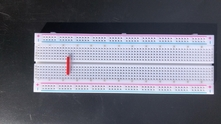
#> input picture Pre-Project Files/resized_comp_im/resized_comp_im_1.jpg, 221 x 124 px; its folder holds only this picture in this run
$ jupyter execute --allow-errors create_key_np_arrs.ipynb
#> lines starting #> are read from the running program, lines starting #| are printed output that depends on the picture; after the words box and inside, x2 and y2 are one past the last pixel; in counts of white or black regions, pixels touching at a corner belong together
ENGR190 Final Project  <br>
Reem Alkhamis and Nico Naar <br>
nnaar@g.hmc.edu <br>
ralkhamis@g.hmc.edu <br>
5/13/2020

# Edge Detection and Keystone Correction
In this section of the project, we use edge detection on a breadboard image to identify the outline and the corners of the breadboard. We also apply keystone correction on the image in order to correct any optical distortions. We save the corrected images as .npy files, which are used in the following sections of the project.

[cell 1]
import numpy as np
from skimage.io import imread, imshow
import matplotlib.pyplot as plt
from skimage.color import rgb2hsv
from skimage.color import rgb2gray
from scipy import signal
from scipy import ndimage
from operator import itemgetter
from skimage.feature import corner_harris, corner_subpix, corner_peaks
import itertools
from skimage import transform

[cell 2]
def gaussian_kernel(size, sigma=1):
    """
        Code found on https://towardsdatascience.com/canny-edge-detection-step-by-step-in-python-computer-vision-b49c3a2d8123

        Inputs:
        size = size of kernel
        sigma = std devs

        Outputs:
        g: a gaussien filter kernel. The image is then convolved with the
           kernel to smooth/blurr it
    """
    ###
    if (size%2 == 0):
        print('Use odd kernel size for gaussian kernel!!!')
    ###
    size = int(size) // 2
    x, y = np.mgrid[-size:size+1, -size:size+1]
    normal = 1 / (2.0 * np.pi * sigma**2)
    g =  np.exp(-((x**2 + y**2) / (2.0*sigma**2))) * normal

    return g

[cell 3]
def sobel_filters(im):

    '''
    Inputs:
    im: image after applying gaussian filter

    Outputs:
    G: magnitude of the gradient
    theta: slope of the gradient

    This fucntion clculates the gradient to detect the edge intensity and direction.
    '''

    kx = np.array([[-1,0,1], [-2,0,2], [-1, 0, 1]], np.float32)
    ky = np.array([[ 1,2,1], [ 0,0,0], [-1,-2,-1]], np.float32)

    # in 1d kx = [-1 0 1] bc this gives the change in magnitude across a point
    # Note that slope matrix would be [-1 0 1] * 0.5 but the only thing that
    # matters is realtive magnitude so we can omit the *0.5

    Ix = ndimage.filters.convolve(im, kx)
    Iy = ndimage.filters.convolve(im, ky)

    G = np.hypot(Ix, Iy) # takes hypotenuse = element sqrt(Ix, Iy)
    G = G / G.max() * 255 # normalize to 255
    theta = np.arctan2(Iy, Ix)

    return G, theta

[cell 4]
# Non-max suppression

def non_max_suppression(img, D):
    """
    Inputs:
    img: output magnitude matrix from filtering step
    D: output phase matrix from filtering step (phase in radians)

    Z: the same image with thinner edges

    """
    M, N = img.shape
    Z = np.zeros((M,N), dtype=np.int32) # initialization of new image matrix Z
    angle = D * 180. / np.pi
    angle[angle < 0] += 180 #keep angle within +- 180


    for i in range(1,M-1):
        for j in range(1,N-1):
            try:

                q = 255
                r = 255

                # Runs through the phase of each pixel to figure out the direction
                # of the gradient (note that the gradient direction needs to be quantized
                # to 8 posibilities corresposding to the 8 surrounding pixels).
                # After figuring out what direction the quantized gradient is in
                # checks the pixel value in both directions of the gradient (not sure why
                # you can't just check the pixel in the direction of the gradient) and saves the
                # pixel magnitude value as q & r
                # After all that is computed, the alg. figures out if the original pixel i,j
                # has the largest magnitude value, if it does it sets pixel ij of Z to
                # pixel ij from the original image magnitude matrix.
                # if the i,j th element of the original mag matrix is not the largest value, then Z ij = 0

                #angle 0
                if (0 <= angle[i,j] < 22.5) or (157.5 <= angle[i,j] <= 180):
                    q = img[i, j+1]
                    r = img[i, j-1]
                #angle 45
                elif (22.5 <= angle[i,j] < 67.5):
                    q = img[i+1, j-1]
                    r = img[i-1, j+1]
                #angle 90
                elif (67.5 <= angle[i,j] < 112.5):
                    q = img[i+1, j]
                    r = img[i-1, j]
                #angle 135
                elif (112.5 <= angle[i,j] < 157.5):
                    q = img[i-1, j-1]
                    r = img[i+1, j+1]

                if (img[i,j] >= q) and (img[i,j] >= r):
                    Z[i,j] = img[i,j]
                else:
                    Z[i,j] = 0

            except IndexError as e:
                pass

    return Z

[cell 5]
def threshold(img, lowThresholdRatio=0.05, highThresholdRatio=0.09):
    """
    Inputs:
    img: magnitude output from non_max_suppression

    Outputs:
    strong: strong pixels that have high intensity that would contribut to
            the final edges
    weak: weak pixels that have low intensity, but not small enough to be
          considered non-relevant to edge detection
    res: other pixels that are considered non-relevant

    # Double Thresholding find 2 thresholds, choose pixels as strong, weak, not relevant
    """
    # this is a boring way to do it
    highThreshold = img.max() * highThresholdRatio;
    lowThreshold = highThreshold * lowThresholdRatio;

    M, N = img.shape
    res = np.zeros((M,N), dtype=np.int32)

    # these values are pretty random
    weak = np.int32(25)
    strong = np.int32(255)

    strong_i, strong_j = np.where(img >= highThreshold)
    zeros_i, zeros_j = np.where(img < lowThreshold)

    weak_i, weak_j = np.where((img <= highThreshold) & (img >= lowThreshold))

    res[strong_i, strong_j] = strong
    res[weak_i, weak_j] = weak

    return res, weak, strong

[cell 6]
def hysteresis(img, weak, strong=255):
    """
    Inputs:
    img: magnitude output from non_max_suppression
    weak: weak pixels that have low intensity, but not small enough to be
          considered non-relevant to edge detection

    Outputs:
    img: image after transforming weak pixels into strong ones
    """
    M, N = img.shape
    for i in range(1, M-1):
        for j in range(1, N-1):
            if (img[i,j] == weak):
                try:
                    if ((img[i+1, j-1] == strong) or (img[i+1, j] == strong) or (img[i+1, j+1] == strong)
                        or (img[i, j-1] == strong) or (img[i, j+1] == strong)
                        or (img[i-1, j-1] == strong) or (img[i-1, j] == strong) or (img[i-1, j+1] == strong)):
                        img[i, j] = strong
                    else:
                        img[i, j] = 0
                except IndexError as e:
                    pass
    return img

[cell 7]
def pos_pixels(im_mag):
    """
    Inputs:
    im_mag: the image as a binary image

    outputs:
    pos_pix_pairs: list --> [[i0,j0], [i1,j1], ...] of pixels with magnitude >0
    """
    pos_pix_pairs = [] #list of all pixels that have a mag of 1
    for i in range(im_mag.shape[0]):
        for j in range(im_mag.shape[1]):
            if(im_mag[i,j] > 0):
                pos_pix_pairs.append([i,j])
    return pos_pix_pairs

[cell 8]
def find_bread2(im_mag):
    """
    im_mag: binary image

    paths: all completed paths found in the image
    # assumes breadboard edge is not at the edge pixel of the image
    """
    pos_pix_pairs = pos_pixels(im_mag)
    #cont_const - find continuous pixels
    paths = []
    checked_pix = []
    del_pix = 1 # of pixels to check in each direction


    for ele in pos_pix_pairs:
        repeat = (ele[0], ele[1]) in checked_pix
        checked_pix.append((ele[0],ele[1]))
        path = []
        nxt = [0,0]
        nxt_ele = ele


        if(im_mag[ele[0],ele[1]] == 1):
            while(not repeat):
                nxt_ele = [nxt_ele[0]+nxt[0], nxt_ele[1]+nxt[1]]

                # defines nxt transition & a matrix of surrounding values
                surr_elements = im_mag[nxt_ele[0]-del_pix:nxt_ele[0]+del_pix+1, nxt_ele[1]-del_pix:nxt_ele[1]+del_pix+1]
                path.append((nxt_ele[0], nxt_ele[1]))

                # Checks to see if any surrounding elements have mag of 1
                if(np.sum(surr_elements) > 1):

                    # check which surrounding element ahas a magnitude of 1
                    if(im_mag[nxt_ele[0]+1,nxt_ele[1]+0] > 0 and ((nxt_ele[0] + 1, nxt_ele[1] + 0) not in checked_pix)):
                        nxt[0] = 1
                        nxt[1] = 0
                    elif(im_mag[nxt_ele[0]+0,nxt_ele[1]+1] > 0 and ((nxt_ele[0] + 0, nxt_ele[1] + 1) not in checked_pix)):
                        nxt[0] = 0
                        nxt[1] = 1
                    elif(im_mag[nxt_ele[0]-1,nxt_ele[1]+0] > 0 and ((nxt_ele[0] - 1, nxt_ele[1] + 0) not in checked_pix)):
                        nxt[0] =-1
                        nxt[1] = 0
                    elif(im_mag[nxt_ele[0]+0,nxt_ele[1]-1] > 0 and ((nxt_ele[0] + 0, nxt_ele[1] - 1) not in checked_pix)):
                        nxt[0] = 0
                        nxt[1] =-1
                    elif(im_mag[nxt_ele[0]+1,nxt_ele[1]+1] > 0 and ((nxt_ele[0] + 1, nxt_ele[1] + 1) not in checked_pix)):
                        nxt[0] = 1
                        nxt[1] = 1
                    elif(im_mag[nxt_ele[0]+1,nxt_ele[1]-1] > 0 and ((nxt_ele[0] + 1, nxt_ele[1] - 1) not in checked_pix)):
                        nxt[0] = 1
                        nxt[1] =-1
                    elif(im_mag[nxt_ele[0]-1,nxt_ele[1]+1] > 0 and ((nxt_ele[0] - 1, nxt_ele[1] + 1) not in checked_pix)):
                        nxt[0] =-1
                        nxt[1] = 1
                    elif(im_mag[nxt_ele[0]-1,nxt_ele[1]-1] > 0 and ((nxt_ele[0] - 1, nxt_ele[1] - 1) not in checked_pix)):
                        nxt[0] =-1
                        nxt[1] =-1
                    else:
                        nxt = [0,0]
                if( (nxt_ele[0] + nxt[0], nxt_ele[1] + nxt[1]) in checked_pix): #check this
                    repeat = 1
                else:
                    repeat = 0
                checked_pix.append((nxt_ele[0] + nxt[0], nxt_ele[1] + nxt[1]))


            # append a completed path to paths
            paths.append(path)
    return paths

[cell 9]
def show_path(im_mag, paths, thicken = False):
    """
    Inputs:
    im_mag: binary image
    paths: all found paths
    thicken: bool, used to see the path clearer

    Output:
    im_out: binary image of the longest path (likely the edge of the breadboard)

    """
    longest_path = max(paths, key=len)

    im_out = np.zeros(im_mag.shape)
    if(thicken):
        for ele in longest_path:
            im_out[ele[0], ele[1]] = 1
            im_out[ele[0]+1,ele[1]+1] = 1
            im_out[ele[0]+2,ele[1]+2] = 1
            im_out[ele[0]+3,ele[1]+3] = 1
            im_out[ele[0]-1,ele[1]-1] = 1
            im_out[ele[0]-2,ele[1]-2] = 1
            im_out[ele[0]-3,ele[1]-3] = 1

    else:
        for ele in longest_path:
            im_out[ele[0], ele[1]] = 1
    return im_out

[cell 10]
def find_corners(path_mat):
    '''
    Inputs:
    path_mat: the longest path detected (edges of breadboard)

    Outputs:
    new_corners_list: a list of the four corners of the breadboard
    in the following order: top_left, bottom_left, bottom_right, top_right
    '''


    coords = corner_peaks(corner_harris(path_mat), min_distance=1)
    coords_subpix = corner_subpix(path_mat, coords, window_size=13) # an array of potential coreners


    # getting rid of nan values
    coords_subpix = coords_subpix[np.logical_not(np.isnan(coords_subpix))]
    coords_subpix = np.asarray(coords_subpix).reshape((int(len(coords_subpix)/2), 2))

    # In order to extract out the four corners from coords_subpix, we find the point that is within a certain
    # threshold from the edges. Ex: to find the top left corner, we check each potential corner that its row is
    # within the threshold distance from the top edge and its col is within the threshold distance from left edge.
    row_min = np.amin(coords_subpix, axis = 0)[0]
    row_max = np.amax(coords_subpix, axis = 0)[0]
    col_min = np.amin(coords_subpix, axis = 0)[1]
    col_max = np.amax(coords_subpix, axis = 0)[1]

    delta_row = ((row_max-row_min)*0.1)
    delta_col = ((col_max-col_min)*0.05)

    corners_list = []
    for tuples in coords_subpix:
        # corner 1 (top left)
        if (tuples[0] >= (row_min - delta_row) and (tuples[0] < (row_min + delta_row))):
            if (tuples[1] >= (col_min - delta_col) and tuples[1] < (col_min + delta_col)):
                corners_list.append((1,[int(tuples[0]), int(tuples[1])]))
        # corner 4 (top right)
            elif (tuples[1] <= (col_max + delta_col) and tuples[1] > (col_max - delta_col)):
                corners_list.append((4, [int(tuples[0]), int(tuples[1])]))
        # corner 2 (bottom left)
        elif (tuples[0] <= (row_max + delta_row) and tuples[0] > (row_max - delta_row)):
            if (tuples[1] >= (col_min - delta_col) and tuples[1] < (col_min + delta_col)):
                corners_list.append((2, [int(tuples[0]), int(tuples[1])]))

        # corner 3 (bottm right)
            elif (tuples[1] <= (col_max + delta_col) and tuples[1] > (col_max - delta_col)):
                corners_list.append((3, [int(tuples[0]), int(tuples[1])]))


    corners_list = sorted(corners_list, key = itemgetter(0))

    new_corners_list = list(corners_list for corners_list,_ in itertools.groupby(corners_list))
    new_corners_list = [x[1] for x in new_corners_list]

    print(new_corners_list)
    new_corners_list = np.asarray(new_corners_list)

    # plot the found four corners and the path
    fig, ax = plt.subplots()
    ax.imshow(path_mat, cmap=plt.cm.gray)
    ax.plot(coords[:, 1], coords[:, 0], color='cyan', marker='o',
             linestyle='None', markersize=6)
    ax.plot(coords_subpix[:, 1], coords_subpix[:, 0], '+r', markersize=15)
    ax.scatter(new_corners_list[:, 1], new_corners_list[:, 0], color = 'r', linewidths=20)
    plt.show()

    return new_corners_list

[cell 11]
def keystone_correction(src, dst, image, output_shape = (265, 815)):
    '''
    Inputs:
    src: the four corners of the breadboard from gray image
    dst: the four corresponding corners to be transformed to
    Image: gray image

    Outputs:
    warped: image after applying correcting any optical distortion

    '''


    src_x = list(map(itemgetter(0), src))
    src_y = list(map(itemgetter(1), src))

    # list of tuples that contain the four corners as (col, row)
    new_src = np.asarray(tuple(zip(src_y, src_x)))

    # apply keystone correction
    tform = transform.ProjectiveTransform()
    tform.estimate(dst, new_src)
    warped = transform.warp(image, tform, output_shape=output_shape)

    return warped

[cell 12]
def create_gray_key_im(num):
    """
    Inputs:
    num: image number as saved in the directory

    creates a .npy variable/file of name numpy_im_ # .npy from grayscale keystone im
    """
#> called with num = 1
    image = imread('resized_comp_im/resized_comp_im_' + str(num) +'.jpg')
#> image is the input picture: shape (124, 221, 3); mean R, G, B 108.9, 110, 123.4
    plt.imshow(image)
    plt.show()
    im_gray = rgb2gray(image)
    plt.imshow(im_gray, cmap='gray')
    plt.show()
    kernel = gaussian_kernel(9, sigma = 1.0)
    print(kernel)
    blurr_im = signal.convolve2d(im_gray, kernel, mode='full', boundary='fill', fillvalue=0)
    plt.imshow(blurr_im, cmap='gray')
    plt.show()
    blurr_im_nd = ndimage.filters.convolve(im_gray, kernel)
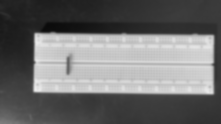
#> blurr_im_nd: shape (124, 221) float64; min 0.0456, max 0.927, mean 0.434
    mag_blurr_nd, phase_blurr_nd = sobel_filters(blurr_im_nd)
    plt.imshow(mag_blurr_nd, cmap='gray')
    plt.show()
    mag_orig, phase_orig = sobel_filters(im_gray)
#> in sobel_filters (call 2), `Iy = ndimage.filters.convolve(im, ky)`:
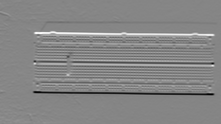
#> Iy: shape (124, 221) float64; min -3.05, max 2.77, mean 0.00697; drawn with min black and max white
#> in sobel_filters (call 2), `G = np.hypot(Ix, Iy)`:
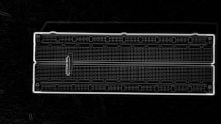
#> G: shape (124, 221) float64; min 0, max 3.26, mean 0.269; drawn with min black and max white
#> in sobel_filters (call 2), `theta = np.arctan2(Iy, Ix)`:
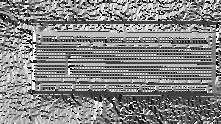
#> theta: shape (124, 221) float64; min -3.14, max 3.14, mean 0.132; drawn with min black and max white
    mag_blurr_nd_maxsup = non_max_suppression(mag_blurr_nd, phase_blurr_nd)
#> in non_max_suppression, `angle[angle < 0] += 180`:
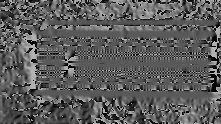
#> angle: shape (124, 221) float64; min 0.0053, max 180, mean 92.1
#> after the loop in non_max_suppression, `for i in range(1,M-1):`:
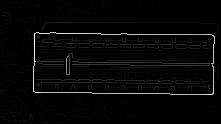
#> Z: shape (124, 221) int32; min 0, max 255, mean 6.7
    mag_blurr_nd_maxsup_thresh, weak, strong = threshold(mag_blurr_nd_maxsup)
#> in threshold, `highThreshold = img.max() * highThresholdRatio;`: highThreshold = 22.95
#> in threshold, `lowThreshold = highThreshold * lowThresholdRatio;`: lowThreshold = 1.15
#> in threshold, `strong_i, strong_j = np.where(img >= highThreshold)`: strong_i = 1944 values from 14 to 121; strong_j = 1944 values, max 214 at index 266, min 1 at index 0, mean 119.8
#> in threshold, `weak_i, weak_j = np.where((img <= highThreshold) & (img >= lowThreshol..`: weak_i = 4729 values from 1 to 122; weak_j = 4729 values, max 219 at index 612, min 1 at index 0, mean 98.41
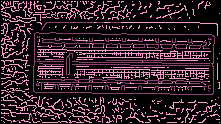
#> mag_blurr_nd_maxsup_thresh: shape (124, 221) int32; 3 distinct labels, from 0 to 255; one colour per label, 0 black
#> weak = 25; strong = 255
    mag_blurr_nd_maxsup_thresh_hist = hysteresis(mag_blurr_nd_maxsup_thresh, weak, strong=255)
#> after the loop in hysteresis, `for i in range(1, M-1):`:
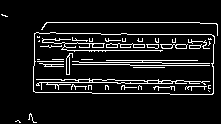
#> img: shape (124, 221) int32; 9.1% white in thin lines or dots, all inside (x1, y1, x2, y2) = (1, 14, 218, 123)
    bin_im = np.divide(mag_blurr_nd_maxsup_thresh_hist, 255)
    pos_pix_pairs = pos_pixels(bin_im)
#> pos_pix_pairs = 2495 pairs, first value 14 to 122, second value 1 to 217
    paths = find_bread2(bin_im)
#> the loop in find_bread2, `for ele in pos_pix_pairs:` made 2495 passes
#> after the loop in find_bread2, `for ele in pos_pix_pairs:`: checked_pix = 4990 pairs, first value 14 to 122, second value 1 to 217; paths = 2495 items
#> paths = 2495 items
    im_path_thin = show_path(bin_im, paths, thicken = False)
#> in show_path, `longest_path = max(paths, key=len)`: longest_path = 480 pairs, first value 32 to 94, second value 33 to 214
#> the loop in show_path, `for ele in longest_path:` made 480 passes
#> ele on passes 1 to 3: (32, 36), (32, 37), (32, 38)
#> after the loop in show_path, `for ele in longest_path:`:
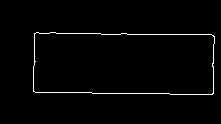
#> im_out: shape (124, 221) float64; values 0 (black) and 1 (white), 1.8% white in thin lines or dots, all inside (x1, y1, x2, y2) = (33, 32, 215, 95)
    src_corners = find_corners(im_path_thin)
#> in find_corners, `coords = corner_peaks(corner_harris(path_mat), min_distance=1)`: coords = 5413 pairs, first value 1 to 122, second value 1 to 219
#> in find_corners, `coords_subpix = coords_subpix[np.logical_not(np.isnan(coords_subpix))]`: coords_subpix = 350 values, max 214 at index 247, min 30.74 at index 68, mean 85.93
#> in find_corners, `coords_subpix = np.asarray(coords_subpix).reshape((int(len(coords_subp..`: coords_subpix = 175 pairs, first value 30.74 to 95, second value 32 to 214
#> in find_corners, `row_min = np.amin(coords_subpix, axis = 0)[0]`: row_min = 30.74
#> in find_corners, `row_max = np.amax(coords_subpix, axis = 0)[0]`: row_max = 95
#> in find_corners, `col_min = np.amin(coords_subpix, axis = 0)[1]`: col_min = 32
#> in find_corners, `col_max = np.amax(coords_subpix, axis = 0)[1]`: col_max = 214
#> in find_corners, `delta_row = ((row_max-row_min)*0.1)`: delta_row = 6.43
#> in find_corners, `delta_col = ((col_max-col_min)*0.05)`: delta_col = 9.1
#> the loop in find_corners, `for tuples in coords_subpix:` made 175 passes
#> tuples on passes 1 to 3: [93.86, 212.9], [64.5, 212.6], [32.26, 34.22]
#> after the loop in find_corners, `for tuples in coords_subpix:`: corners_list = 50 items
#> in find_corners, `new_corners_list = list(corners_list for corners_list,_ in itertools.g..`: new_corners_list = 30 items
#> in find_corners, `new_corners_list = [x[1] for x in new_corners_list]`: new_corners_list = 30 pairs, first value 32 to 95, second value 32 to 213
#> (printed output is left out)
#> in find_corners, `plt.show()`:
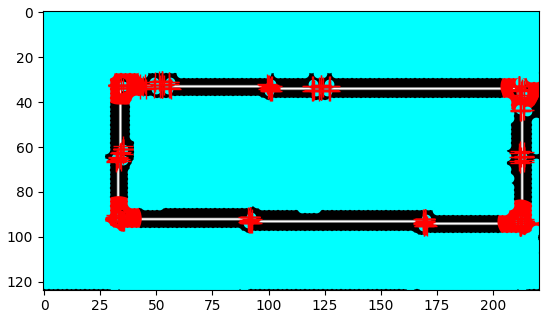
#> figure drawn by matplotlib, 1 panel
#> src_corners has the same summary as new_corners_list in find_corners
    dst = np.array([[0, 0], [0, 265], [815, 265], [815, 0]])
    warped = keystone_correction(src_corners, dst, im_gray, output_shape = (265, 815))
#> in keystone_correction, `src_x = list(map(itemgetter(0), src))`: src_x = 30 values, max 95 at index 21, min 32 at index 0, mean 70.57
#> in keystone_correction, `src_y = list(map(itemgetter(1), src))`: src_y = 30 values, max 213 at index 16, min 32 at index 6, mean 128.8
#> in keystone_correction, `new_src = np.asarray(tuple(zip(src_y, src_x)))`: new_src = 30 pairs, first value 32 to 213, second value 32 to 95
    np.save("keyed_comp_as_arrs/npwarped_comp_key_gray_" + str(num) + ".npy", warped, allow_pickle = False)
